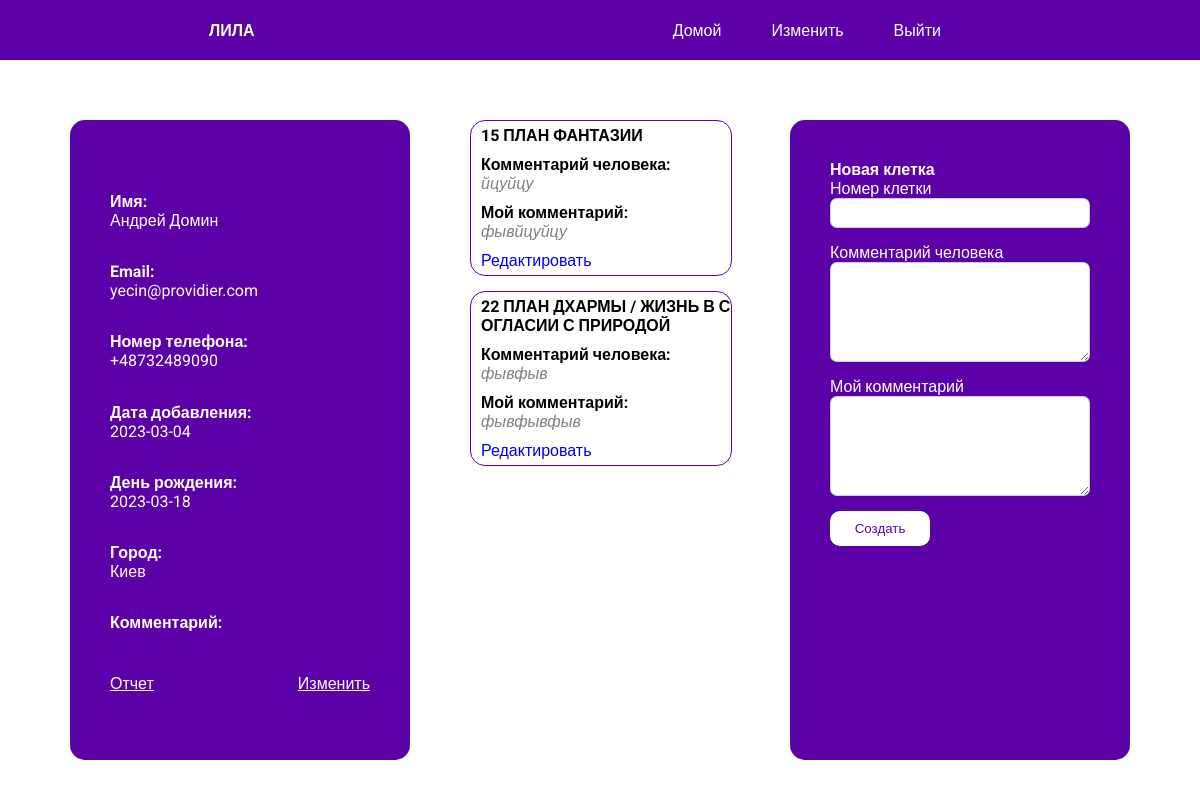
The page /user/20 (signed in) on the database its author committed.
### project/models.py (models this page shows, shortened)
class User(db.Model):
    id = db.Column(db.Integer, primary_key=True)
    name = db.Column(db.String(64))
    email = db.Column(db.String(64))
    phone = db.Column(db.String(64))
    date = db.Column(db.Date)
    birthday = db.Column(db.Date)
    additional_comment = db.Column(db.String(64))
    city = db.Column(db.String(64))
    game = db.relationship('Game', backref='Game.user_id', cascade="all, delete")

class Game(db.Model):
    id = db.Column(db.Integer, primary_key=True)
    user_comment = db.Column(db.String(250))
    personal_comment = db.Column(db.String(250))
    cell_id = db.Column(db.Integer, db.ForeignKey('cell.id'))
    cell = db.relationship("Cell", backref="cells")
    user_id = db.Column(db.Integer, db.ForeignKey('user.id'))
    user = db.relationship("User", backref="users")

class Cell(db.Model):
    id = db.Column(db.Integer, primary_key=True)
    title = db.Column(db.String(250))
    description = db.Column(db.String(250))
    cell = db.relationship('Game', backref='Game.cell_id', primaryjoin='Cell.id==Game.cell_id', lazy='dynamic')
    type_id = db.Column(db.Integer, db.ForeignKey('type.id'))
    type = db.relationship("Type", backref="cells")

### project/routes.py (the view, shortened to what this page needs)
@app.route('/user/<id>', methods=['GET', 'POST'])
@login_required
def user(id):
    user = User.query.filter_by(id=id).first()
    add_user_form = AddUserForm()
    add_game_form = AddGameForm()
    games = Game.query.filter_by(user_id=user.id).order_by(Game.id.desc()).all()
    return render_template('user.html', user=user, add_game_form=add_game_form, add_user_form=add_user_form,
                           games=games)

### project/forms.py (shortened to what this page needs)
class AddUserForm(FlaskForm):
    name = StringField('Имя', validators=[DataRequired()])
    email = StringField('Email', validators=[Optional()])
    phone = StringField('Phone', validators=[Optional()])
    birthday = DateField('Birthday', validators=[Optional()])
    comment = StringField('Запрос')
    city = StringField('City')
    submit = SubmitField('Save')

class AddGameForm(FlaskForm):
    cell_id = StringField('Номер клетки', validators=[DataRequired()])
    user_comment = TextAreaField('Комментарий человека')
    my_comment = TextAreaField('Мой комментарий')
    submit = SubmitField('Создать')

### project/models.py (called while the page is built)
@login.user_loader
def load_user(id):
    return Admin.query.get(int(id))

### project/templates/user.html (shortened to what this page needs)
<link rel="stylesheet" href="/static/css/user.css">
{% extends 'base.html' %}
{% block content %}
<div class="current_user_block">
    <aside class="user">
        <div class = 'user_info_block' id="">
            <div class="user_info">
                <div class="part">
                    <div>
                        <h1>Имя:</h1>
                        <p>{{ user.name }}</p>
                    </div>
                </div>
                <div class="part">
                    <h1>Email:</h1>
                    <p>{{ user.email }}</p>
                </div>
                <div class="part">
                    <h1>Номер телефона:</h1>
                    <p>{{ user.phone }}</p>
                </div>
                <div class="part">
                    <h1>Дата добавления:</h1>
                    <p>{{ user.date }}</p>
                </div>
                <div class="part">
                    <h1>День рождения:</h1>
                    <p>{{ user.birthday }}</p>
                </div>
                <div class="part">
                    <h1>Город:</h1>
                    <p>{{ user.city }}</p>
                </div>
                <div class="part">
                    <h1>Комментарий:</h1>
                </div>
            </div>
            <div class="info_footer">
                <a href="{{url_for('report', id=user.id)}}" class="link">Отчет</a>
                <span class="change link">Изменить</span>
            </div>
        </div>
    </aside>
    <aside class="users_cells">
            {%for game in games%}
            {% include '_game.html' %}
            {% endfor %}
    </aside>
    <aside class="add_game">
        <form action="", method="post">
            <h1>Новая клетка</h1>
            <p>
                {{add_game_form.cell_id.label}}
                {{add_game_form.cell_id(class='field')}}
            </p>
            <p>
                {{add_game_form.user_comment.label}}
                {{add_game_form.user_comment(class='text_field')}}
            </p>
            <p>
                {{add_game_form.my_comment.label}}
                {{add_game_form.my_comment(class='text_field')}}
            </p>
            {{add_game_form.submit(class='button')}}
        </form>
    </aside>
</div>
{% endblock %}

### project/templates/_game.html (shortened to what this page needs)
<link rel="stylesheet" href="/static/css/_game.css">
<div class="game" id="">
    <div class="info" id = 'show'>
            <h1>{{game.cell.id}} {{game.cell.title}}</h1>
        <p>
            <span class="t">Комментарий человека:</span>
            <span class="dec">{{game.user_comment}}</span>
        </p>
        <p>
            <span class="t">Мой комментарий:</span>
            <span class="dec">{{game.personal_comment}}</span>
        </p>
    </div>
    <p>
        <a href="{{url_for('edit_game', id=game.id)}}" class="">Редактировать</a>
    </p>
</div>

### project/static/css/user.css (style rules this page uses)
.current_user_block { display: flex; justify-content: space-around; width: 90%; margin: 0px auto; margin-top: 50px; }
.user_info_block { height: 90%; }
aside { width: 33%; height: 70vh; border-radius: 15px; padding: 40px; margin: 10px; }
.add_game { background-color: rgb(92, 0, 167); color: white; }
.user { display: flex; flex-direction: column; justify-content: space-between; background-color: rgb(92, 0, 167); color: white; }
.user_info { overflow-y: scroll; height: 100%; display: flex; flex-direction: column; justify-content: space-evenly; }
.users_cells { overflow-y: scroll; overflow-x: hidden; word-break: break-all; padding-top: 0px; }
.button { display: block; height: 35px; width: 100px; margin-right: 25px; background-color: rgb(255, 255, 255); border: 1px solid rgba(128, 128, 128, 0); border-radius: 10px; color: rgb(92, 0, 167); }
.field { height: 30px; width: 100%; border: 1px solid rgba(128, 128, 128, 0.382); border-radius: 7px; padding-left: 10px; margin-bottom: 15px; }
.text_field { min-height: 100px; max-height: 200px; width: 100%; max-width: 100%; border: 1px solid rgba(128, 128, 128, 0.382); border-radius: 7px; padding-left: 10px; margin-bottom: 15px; }
.link { cursor: pointer; display: block; margin-top: 10px; color: white; text-decoration: underline; }
.change { cursor: pointer; }
.info_footer { display: flex; justify-content: space-between; }
.part { display: flex; flex-direction: column; align-items: flex-start; }
p { padding: 0px; }

### project/static/css/base.css (style rules this page uses)
* { padding: 0px; margin: 0px; font-family: 'Roboto', sans-serif; text-decoration: none; }

### project/static/css/_game.css (style rules this page uses)
.game { width: 100%; border: 1px solid rgb(92, 0, 167); border-radius: 15px; margin-bottom: 15px; }
.game p, .game h1 { display: flex; flex-direction: column; padding-left: 10px; padding-top: 5px; padding-bottom: 5px; }
#show { display: block; }
h1 { font-size: medium; }
.t { font-weight: bold; }
.dec { font-style: italic; color: grey; }

### rows shown on the page
User: name "Андрей Домин", email "yecin@providier.com", phone "+48732489090", date "2023-03-04", birthday "2023-03-18", city "Киев"
Game: cell.id "15", cell "ПЛАН ФАНТАЗИИ", user_comment "йцуйцу", personal_comment "фывйцуйцу"
Game: cell.id "22", cell "ПЛАН ДХАРМЫ / ЖИЗНЬ В СОГЛАСИИ С ПРИРОДОЙ", user_comment "фывфыв", personal_comment "фывфывфыв"

### other values the page prints
{{ add_game_form.cell_id.label }} "Номер клетки"
{{ add_game_form.user_comment.label }} "Комментарий человека"
{{ add_game_form.my_comment.label }} "Мой комментарий"
